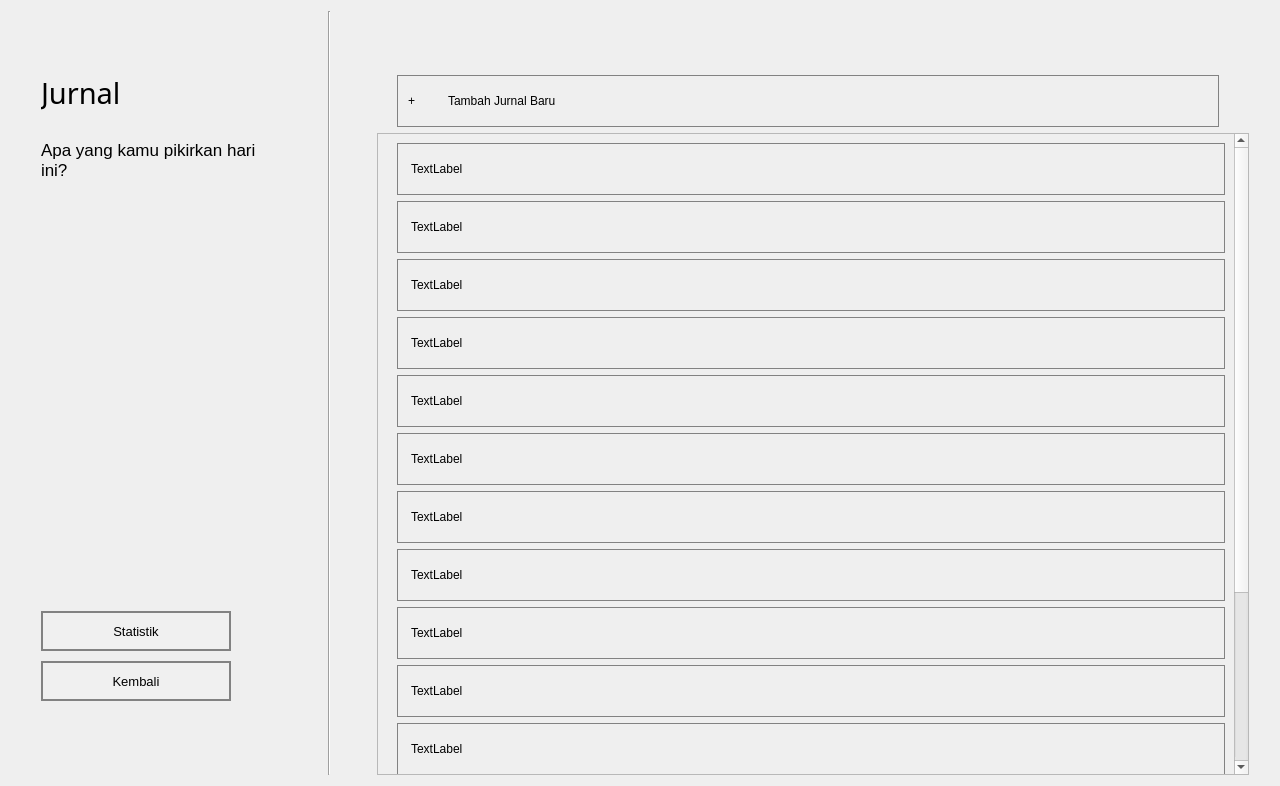
<?xml version="1.0" encoding="UTF-8"?>
<ui version="4.0">
 <class>Form</class>
 <widget class="QWidget" name="Form">
  <property name="geometry">
   <rect>
    <x>0</x>
    <y>0</y>
    <width>1280</width>
    <height>786</height>
   </rect>
  </property>
  <property name="windowTitle">
   <string>Form</string>
  </property>
  <layout class="QHBoxLayout" name="horizontalLayout" stretch="1,0,3">
   <item>
    <widget class="QFrame" name="OpeningPanel">
     <property name="styleSheet">
      <string notr="true">QPushButton {
	background: rgb(240, 240, 240);
	border: 2px solid rgb(130, 130, 130);
	border-width: 2px;
	border-radius: 0px;
	color: black;
}
QPushButton:hover {
	background: rgb(215, 215, 215);
}
QPushButton:pressed {
	background: rgb(200, 200, 200);
}</string>
     </property>
     <widget class="QLabel" name="JurnalSubtitle">
      <property name="geometry">
       <rect>
        <x>30</x>
        <y>128</y>
        <width>221</width>
        <height>41</height>
       </rect>
      </property>
      <property name="font">
       <font>
        <pointsize>13</pointsize>
       </font>
      </property>
      <property name="text">
       <string>Apa yang kamu pikirkan hari ini?</string>
      </property>
      <property name="wordWrap">
       <bool>true</bool>
      </property>
     </widget>
     <widget class="QLabel" name="JurnalTitle">
      <property name="geometry">
       <rect>
        <x>30</x>
        <y>64</y>
        <width>142</width>
        <height>35</height>
       </rect>
      </property>
      <property name="font">
       <font>
        <family>HoloLens MDL2 Assets</family>
        <pointsize>22</pointsize>
       </font>
      </property>
      <property name="text">
       <string>Jurnal</string>
      </property>
     </widget>
     <widget class="QPushButton" name="ReturnButton">
      <property name="geometry">
       <rect>
        <x>30</x>
        <y>650</y>
        <width>190</width>
        <height>40</height>
       </rect>
      </property>
      <property name="font">
       <font>
        <pointsize>10</pointsize>
       </font>
      </property>
      <property name="autoFillBackground">
       <bool>false</bool>
      </property>
      <property name="styleSheet">
       <string notr="true"/>
      </property>
      <property name="text">
       <string>Kembali</string>
      </property>
      <property name="checkable">
       <bool>false</bool>
      </property>
      <property name="checked">
       <bool>false</bool>
      </property>
      <property name="autoDefault">
       <bool>false</bool>
      </property>
      <property name="default">
       <bool>false</bool>
      </property>
      <property name="flat">
       <bool>false</bool>
      </property>
     </widget>
     <widget class="QPushButton" name="StatisticsButton">
      <property name="geometry">
       <rect>
        <x>30</x>
        <y>600</y>
        <width>190</width>
        <height>40</height>
       </rect>
      </property>
      <property name="font">
       <font>
        <pointsize>10</pointsize>
       </font>
      </property>
      <property name="styleSheet">
       <string notr="true"/>
      </property>
      <property name="text">
       <string>Statistik</string>
      </property>
     </widget>
    </widget>
   </item>
   <item>
    <widget class="Line" name="line">
     <property name="sizePolicy">
      <sizepolicy hsizetype="Fixed" vsizetype="MinimumExpanding">
       <horstretch>0</horstretch>
       <verstretch>0</verstretch>
      </sizepolicy>
     </property>
     <property name="orientation">
      <enum>Qt::Vertical</enum>
     </property>
    </widget>
   </item>
   <item>
    <layout class="QVBoxLayout" name="verticalLayout">
     <property name="leftMargin">
      <number>40</number>
     </property>
     <property name="topMargin">
      <number>64</number>
     </property>
     <property name="rightMargin">
      <number>20</number>
     </property>
     <item>
      <widget class="QPushButton" name="pushButton">
       <property name="sizePolicy">
        <sizepolicy hsizetype="Preferred" vsizetype="Fixed">
         <horstretch>0</horstretch>
         <verstretch>0</verstretch>
        </sizepolicy>
       </property>
       <property name="styleSheet">
        <string notr="true">QPushButton {
	border: 1px solid rgb(130, 130, 130);
	padding-left: 10px;
	font: 11pt &quot;MS Shell Dlg 2&quot;;
	min-height: 50px;
	text-align: left;

	margin-left: 20px;
	margin-right: 30px;
}
QPushButton:hover {
	background: rgb(215, 215, 215);
}
QPushButton:pressed {
	background: rgb(200, 200, 200);
}
</string>
       </property>
       <property name="text">
        <string>+          Tambah Jurnal Baru</string>
       </property>
      </widget>
     </item>
     <item>
      <widget class="QScrollArea" name="scrollArea">
       <property name="sizePolicy">
        <sizepolicy hsizetype="Expanding" vsizetype="Expanding">
         <horstretch>0</horstretch>
         <verstretch>0</verstretch>
        </sizepolicy>
       </property>
       <property name="styleSheet">
        <string notr="true">QLabel {
	border: 1px solid rgb(130, 130, 130);
	padding-left: 10px;
	font: 11pt &quot;MS Shell Dlg 2&quot;;
	min-height: 50px;
	text-align: left;

	margin-left: 10px;
}
QLabel:hover {
	background: rgb(215, 215, 215);
}
QLabel:pressed {
	background: rgb(200, 200, 200);
}</string>
       </property>
       <property name="verticalScrollBarPolicy">
        <enum>Qt::ScrollBarAlwaysOn</enum>
       </property>
       <property name="widgetResizable">
        <bool>true</bool>
       </property>
       <widget class="QWidget" name="scrollAreaWidgetContents">
        <property name="geometry">
         <rect>
          <x>0</x>
          <y>0</y>
          <width>856</width>
          <height>888</height>
         </rect>
        </property>
        <property name="sizePolicy">
         <sizepolicy hsizetype="Preferred" vsizetype="Preferred">
          <horstretch>0</horstretch>
          <verstretch>0</verstretch>
         </sizepolicy>
        </property>
        <layout class="QVBoxLayout" name="verticalLayout_2">
         <property name="sizeConstraint">
          <enum>QLayout::SetDefaultConstraint</enum>
         </property>
         <item>
          <widget class="QLabel" name="label">
           <property name="text">
            <string>TextLabel</string>
           </property>
          </widget>
         </item>
         <item>
          <widget class="QLabel" name="label_6">
           <property name="text">
            <string>TextLabel</string>
           </property>
          </widget>
         </item>
         <item>
          <widget class="QLabel" name="label_5">
           <property name="text">
            <string>TextLabel</string>
           </property>
          </widget>
         </item>
         <item>
          <widget class="QLabel" name="label_4">
           <property name="text">
            <string>TextLabel</string>
           </property>
          </widget>
         </item>
         <item>
          <widget class="QLabel" name="label_3">
           <property name="text">
            <string>TextLabel</string>
           </property>
          </widget>
         </item>
         <item>
          <widget class="QLabel" name="label_2">
           <property name="text">
            <string>TextLabel</string>
           </property>
          </widget>
         </item>
         <item>
          <widget class="QLabel" name="label_7">
           <property name="text">
            <string>TextLabel</string>
           </property>
          </widget>
         </item>
         <item>
          <widget class="QLabel" name="label_8">
           <property name="text">
            <string>TextLabel</string>
           </property>
          </widget>
         </item>
         <item>
          <widget class="QLabel" name="label_9">
           <property name="text">
            <string>TextLabel</string>
           </property>
          </widget>
         </item>
         <item>
          <widget class="QLabel" name="label_10">
           <property name="text">
            <string>TextLabel</string>
           </property>
          </widget>
         </item>
         <item>
          <widget class="QLabel" name="label_11">
           <property name="text">
            <string>TextLabel</string>
           </property>
          </widget>
         </item>
         <item>
          <widget class="QLabel" name="label_12">
           <property name="text">
            <string>TextLabel</string>
           </property>
          </widget>
         </item>
         <item>
          <widget class="QLabel" name="label_13">
           <property name="text">
            <string>TextLabel</string>
           </property>
          </widget>
         </item>
         <item>
          <widget class="QLabel" name="label_14">
           <property name="text">
            <string>TextLabel</string>
           </property>
          </widget>
         </item>
         <item>
          <widget class="QLabel" name="label_15">
           <property name="text">
            <string>TextLabel</string>
           </property>
          </widget>
         </item>
         <item>
          <spacer name="verticalSpacer">
           <property name="orientation">
            <enum>Qt::Vertical</enum>
           </property>
           <property name="sizeHint" stdset="0">
            <size>
             <width>20</width>
             <height>40</height>
            </size>
           </property>
          </spacer>
         </item>
        </layout>
       </widget>
      </widget>
     </item>
    </layout>
   </item>
  </layout>
 </widget>
 <resources/>
 <connections/>
</ui>
